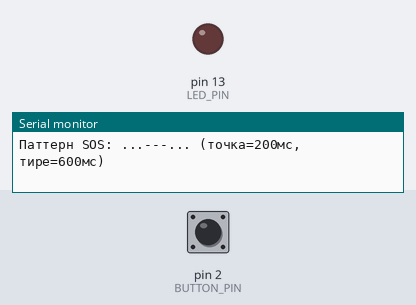
A sketch run on a simulated Arduino Uno, built with avr-gcc and run on an emulated ATmega328P. Parts: output pins drawn as LEDs (lit = HIGH), the last lines printed to the serial monitor. Inputs (shaded band) come from the test bench; at power-on: pin 2 (BUTTON_PIN) HIGH.

Above: at 1.2 s.
1.3 s: pin 2 (BUTTON_PIN) pulled LOW for 0.15 s
At 3.3 s:
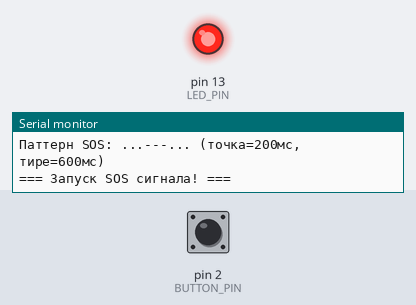
8.3 s: pin 2 (BUTTON_PIN) pulled LOW for 3.2 s
At 14.5 s:
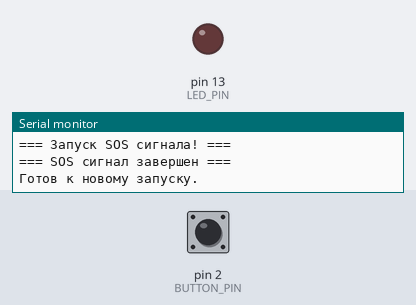
Timing chart, 0 to 16.0 s (numbered marks = the images above; inputs shaded):
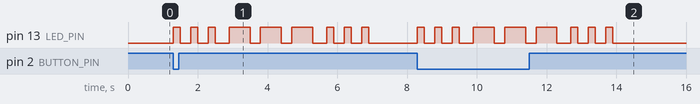

Measured:
- after the input at 1.3 s, pin 13 (LED_PIN): LOW → HIGH at once, → LOW 0.20 s later, → HIGH 0.30 s later, → LOW 0.20 s later, … (18 changes in this stretch)
- after the input at 8.3 s, pin 13 (LED_PIN): LOW → HIGH at once, → LOW 0.20 s later, → HIGH 0.30 s later, → LOW 0.20 s later, … (18 changes in this stretch)

The sketch:

sketch.ino
```cpp
#include <Arduino.h>

#include <TimerOne.h>

const int BUTTON_PIN = 2; // Пин кнопки (прерывание 0)
const int LED_PIN = 13; // Пин светодиода (можно использовать встроенный)

// Временные константы (в миллисекундах)
const int DOT_DURATION = 200;   // Длительность точки
const int DASH_DURATION = 600;  // Длительность тире
const int PAUSE_DURATION = 300; // Пауза между символами
const int LETTER_PAUSE = 400;   // Пауза между буквами

// Переменные для обработки SOS сигнала
volatile bool startSOS = false; // Флаг запуска SOS
volatile bool ledState = false; // Состояние светодиода
volatile int sosStep = 0; // Текущий шаг в последовательности SOS
volatile unsigned long timerCounter = 0; // Счетчик таймера
volatile unsigned long targetTime = 0; // Целевое время для текущего шага

// SOS последовательность: S(...) O(---) S(...)
// Массив длительностей для каждого шага
const int sosPattern[] = {
    // S: . . .
    DOT_DURATION, PAUSE_DURATION, DOT_DURATION, PAUSE_DURATION, DOT_DURATION,
    LETTER_PAUSE,
    // O: - - -
    DASH_DURATION, PAUSE_DURATION, DASH_DURATION, PAUSE_DURATION, DASH_DURATION,
    LETTER_PAUSE,
    // S: . . .
    DOT_DURATION, PAUSE_DURATION, DOT_DURATION, PAUSE_DURATION, DOT_DURATION,
    0};

// Состояния светодиода для каждого шага (включить/выключить)
const bool sosLedStates[] = {
    // S: ON OFF ON OFF ON OFF
    true, false, true, false, true, false,
    // O: ON OFF ON OFF ON OFF
    true, false, true, false, true, false,
    // S: ON OFF ON OFF ON OFF
    true, false, true, false, true, false};

// Обработчик прерывания от кнопки
void buttonISR() {
  static unsigned long lastInterrupt = 0;
  unsigned long currentTime = millis();

  // Защита от дребезга контактов (debounce) - игнорируем нажатия чаще 200мс
  if (currentTime - lastInterrupt > 200) {
    if (!startSOS) { // Запускаем SOS только если он не активен
      startSOS = true;
      sosStep = 0;
      timerCounter = 0;
      targetTime = sosPattern[0]; // Устанавливаем время для первого шага
      ledState =
          sosLedStates[0]; // Устанавливаем состояние LED для первого шага
      digitalWrite(LED_PIN, ledState ? HIGH : LOW);

      Serial.println("=== Запуск SOS сигнала! ===");
      // Serial.print("Шаг 0: ");
      // Serial.print(ledState ? "LED ON" : "LED OFF");
      // Serial.print(" на ");
      // Serial.print(targetTime);
      // Serial.println(" мс");
    } else {
      Serial.println("SOS уже активен, ожидайте завершения...");
    }
    lastInterrupt = currentTime;
  }
}

// Обработчик прерывания от таймера (вызывается каждую 1 мс)
void timerISR() {
  if (startSOS) {
    timerCounter++;

    // Проверяем, достигли ли мы целевого времени для текущего шага
    if (timerCounter >= targetTime) {
      sosStep++; // Переходим к следующему шагу

      // Проверяем, закончилась ли вся последовательность SOS
      if (sosStep >= 18 || sosPattern[sosStep] == 0) {
        // Завершаем последовательность SOS
        startSOS = false;
        digitalWrite(LED_PIN, LOW); // Выключаем светодиод
        sosStep = 0;
        timerCounter = 0;
        Serial.println("=== SOS сигнал завершен ===");
        Serial.println("Готов к новому запуску.\n");
      } else {
        // Настраиваем следующий шаг
        timerCounter = 0; // Сбрасываем счетчик
        targetTime = sosPattern[sosStep]; // Устанавливаем новое целевое время
        ledState = sosLedStates[sosStep]; // Устанавливаем новое состояние LED
        digitalWrite(LED_PIN, ledState ? HIGH : LOW);

        // Отладочный вывод
        // Serial.print("Шаг ");
        // Serial.print(sosStep);
        // Serial.print(": ");
        // Serial.print(ledState ? "LED ON" : "LED OFF");
        // Serial.print(" на ");
        // Serial.print(targetTime);
        // Serial.println(" мс");
      }
    }
  }
}

void setup() {
  // Инициализация пинов
  pinMode(BUTTON_PIN, INPUT_PULLUP); // Кнопка с подтяжкой
  pinMode(LED_PIN, OUTPUT);
  digitalWrite(LED_PIN, LOW);

  // Настройка внешнего прерывания для кнопки
  attachInterrupt(digitalPinToInterrupt(BUTTON_PIN), buttonISR, FALLING);

  // Инициализация TimerOne
  // Устанавливаем период 1000 микросекунд = 1 миллисекунда
  Timer1.initialize(1000);
  Timer1.attachInterrupt(timerISR); // Привязываем функцию обработки прерывания

  // Инициализация Serial для отладки
  Serial.begin(9600);
  Serial.println("SOS Generator готов. Нажмите кнопку для запуска SOS.");
  Serial.println("Паттерн SOS: ...---... (точка=200мс, тире=600мс)");
}

void loop() {
  // Основной цикл пуст - вся логика выполняется в прерываниях
  delay(100);
}
```
